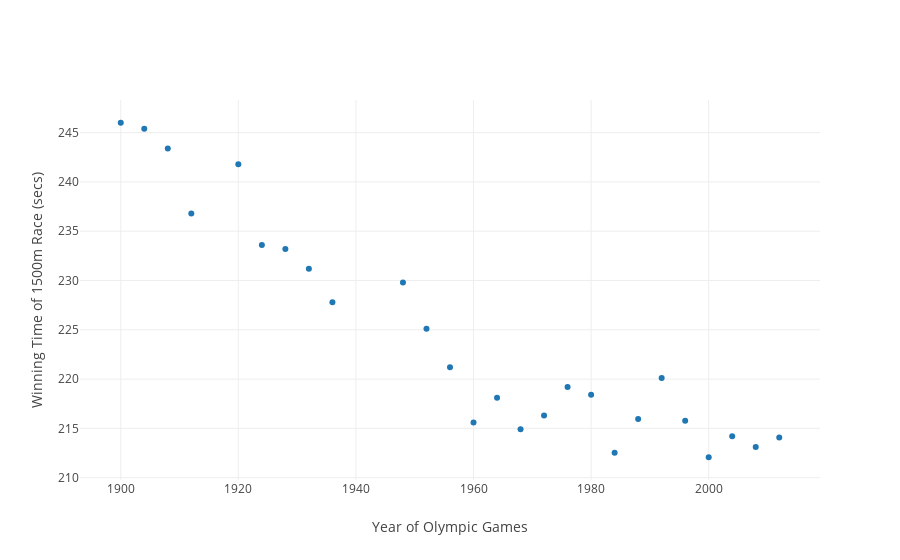

The notebook cell saved with this chart:
### Code cell
trace_xy = go.Scatter(x=olympics_from_1900.Year, y=olympics_from_1900.Time, mode='markers', name="Data")
iplot(go.Figure(data=[trace_xy], layout=layout))

### Figure 1 — Plotly figure (JSON) as saved in the notebook; plotly's stock layout.template omitted (floating-point values rounded to 4 significant figures)
{"data": [{"mode": "markers", "name": "Data", "type": "scatter", "uid": "625975", "x": [1900, 1904, 1908, 1912, 1920, 1924, 1928, 1932, 1936, 1948, 1952, 1956, 1960, 1964, 1968, 1972, 1976, 1980, 1984, 1988, 1992, 1996, 2000, 2004, 2008, 2012], "y": [246, 245.4, 243.4, 236.8, 241.8, 233.6, 233.2, 231.2, 227.8, 229.8, 225.1, 221.2, 215.6, 218.1, 214.9, 216.3, 219.2, 218.4, 212.5, 216.0, 220.1, 215.8, 212.1, 214.2, 213.1, 214.1]}], "layout": {"autosize": true, "xaxis": {"autorange": true, "range": [1893.0, 2019.0], "title": "Year of Olympic Games", "type": "linear"}, "yaxis": {"autorange": true, "range": [209.6, 248.5], "title": "Winning Time of 1500m Race (secs)", "type": "linear"}}}
